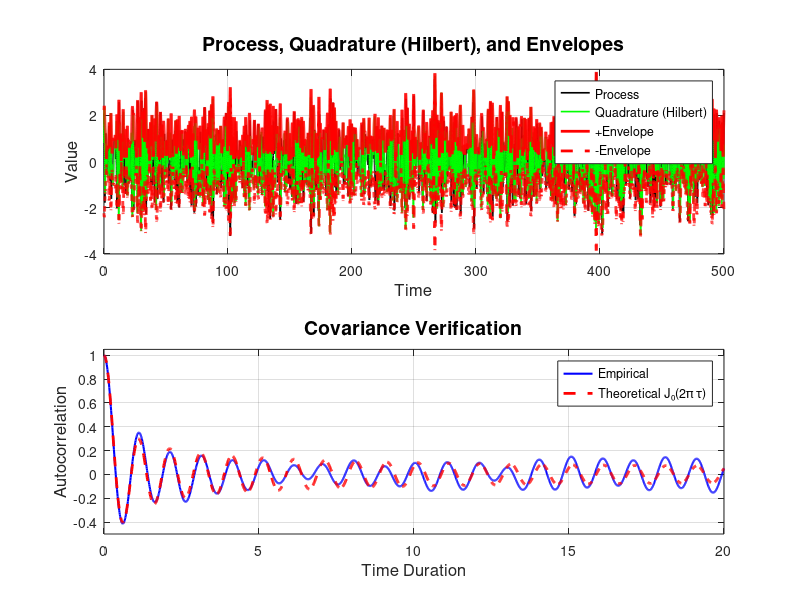

Source code (MATLAB):
function randomWaveSampler(L, stepSize, maxDuration)
    if nargin < 1, L = 500; end
    if nargin < 2, stepSize = 0.01; end
    if nargin < 3, maxDuration = 20; end

    N = round(L / stepSize);
    [path, t] = genPathSpectral(N, stepSize);

    % Get quadrature (Hilbert transform) and envelope (+/-)
    analytic = hilbert(path);
    quad = imag(analytic);
    envelope = abs(analytic);

    maxDurationSteps = round(maxDuration/stepSize) + 1;
    empCov = autocorrDirect(path, maxDurationSteps);

    figure('Position', [100, 100, 1200, 900]);

    % Upper plot: Process, Hilbert quadrature, envelope, negative envelope
    subplot(2, 1, 1);
    plot(t, path, 'k', 'LineWidth', 1.2); hold on;
    plot(t, quad, 'g', 'LineWidth', 1.2);
    plot(t, envelope, 'r', 'LineWidth', 2);
    plot(t, -envelope, 'r--', 'LineWidth', 2);
    title('Process, Quadrature (Hilbert), and Envelopes', 'FontSize', 14);
    xlabel('Time', 'FontSize', 12);
    ylabel('Value', 'FontSize', 12);
    legend({'Process', 'Quadrature (Hilbert)', '+Envelope', '-Envelope'});
    grid on;

    % Lower plot: Covariance test
    subplot(2, 1, 2);
    durations = 0:stepSize:maxDuration;
    plotLen = min(length(durations), length(empCov));
    plot(durations(1:plotLen), empCov(1:plotLen), 'b', 'LineWidth', 1.5); hold on;
    plot(durations(1:plotLen), besselj(0, 2*pi*durations(1:plotLen)), 'r--', 'LineWidth', 2);
    title('Covariance Verification', 'FontSize', 14);
    xlabel('Time Duration', 'FontSize', 12);
    ylabel('Autocorrelation', 'FontSize', 12);
    legend('Empirical', 'Theoretical J₀(2π τ)');
    grid on;
    ylim([-0.5, 1.05]);
    xlim([0, maxDuration]);

    fprintf('USING SPECTRAL METHOD - Target Covariance J0(2*pi*tau)\n');
end

function [path, t] = genPathSpectral(N, dt)
    % Frequency grid (centered)
    df = 1/(N*dt);
    if mod(N,2)==0
        f = (-N/2:N/2-1)*df;
    else
        f = (-(N-1)/2:(N-1)/2)*df;
    end

    % PSD: S(f) = 1/(pi*sqrt(1-f^2)), for |f|<1
    psd = zeros(size(f));
    valid = abs(f) < 1;
    psd(valid) = 1 ./ (pi * sqrt(1 - f(valid).^2));

    % Generate random spectrum with Hermitian symmetry
    X = zeros(1,N);
    % DC
    X(1) = sqrt(psd(1)*df) * randn;
    % Positive frequencies (excluding DC and Nyquist)
    for k = 2:floor(N/2)
        mag = sqrt(psd(k)*df/2);
        X(k) = mag * (randn + 1i*randn);
        X(N-k+2) = conj(X(k));
    end
    % Nyquist (if N even)
    if mod(N,2)==0
        X(N/2+1) = sqrt(psd(N/2+1)*df) * randn;
    end

    % IFFT and scaling
    path = real(ifft(ifftshift(X))) * N; % MATLAB's ifft is unnormalized
    t = (0:N-1)*dt;
    fprintf('Generated path variance: %.4f (Theoretical = 1.0)\n', var(path));
end

function acorr = autocorrDirect(x, maxLags)
    x = x - mean(x);
    v = var(x);
    acorr = zeros(1, maxLags);
    for k = 0:maxLags-1
        acorr(k+1) = mean(x(1:end-k) .* x(k+1:end)) / v;
    end
end
